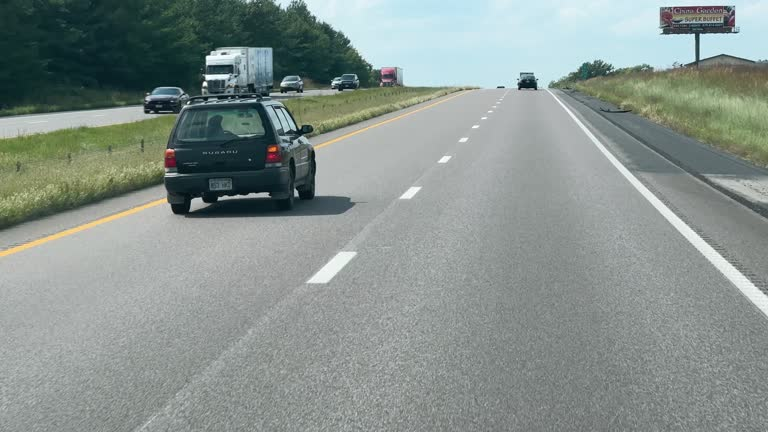
#> input picture img/lanes/lane.jpg, 768 x 432 px, found by its file name
$ jupyter execute lanes_color_masking.ipynb   (shell and % lines are left out)
#> lines starting #> are read from the running program, lines starting #| are printed output that depends on the picture; after the words box and inside, x2 and y2 are one past the last pixel; in counts of white or black regions, pixels touching at a corner belong together
# Lanes Detection

In this notebook, I am detecting white road lanes by applying color thresholding to the image, isolating the pixels that correspond to the white color.

[cell 1]
import pandas as pd
import cv2

import matplotlib.pyplot as plt
import matplotlib.image as mpimg
import numpy as np
plt.rcParams['figure.dpi'] = 200

[cell 2]
def combine_images(image1, image2, separator_width=5):
    # Get dimensions
    height, width = image1.shape[:2]

    # Create a blank image for titles and the separator
    combined_width = width * 2 + separator_width
    combined_image = np.zeros((height, combined_width, 3), dtype=np.uint8)

    # Place images with a separator
    combined_image[:, :width] = image1
    combined_image[:, width + separator_width:] = image2

    # Draw the separator
    combined_image[:, width:width + separator_width] = [255, 255, 255]  # White separator

    return combined_image

[cell 3]
def rgb_threshold_mask(image: np.ndarray, thresholds: np.ndarray = np.array([200, 200, 200])):
    # Mask pixels below the threshold
    color_thresholds = (image < thresholds).any(axis=-1)
    return color_thresholds

[cell 4]
def triangular_region_flag(image: np.ndarray, rio: dict[str, list]) -> np.ndarray:
    """
    Creates a binary mask that flags the pixels inside a triangular region
    defined by three points: 'left_bottom', 'right_bottom', and 'top' from the 'rio' dictionary.

    The function calculates the boundaries of the triangle by performing a
    linear fit for each side, then iterates over all pixels to check whether
    they are within the triangular region.

    Args:
        image (np.ndarray): Input image to create the mask for.
        rio (dict[str, list]): A dictionary containing the coordinates of
                               the three vertices of the triangle as lists.

    Returns:
        np.ndarray: A boolean array where True indicates that the pixel is
                    inside the triangular region.
    """
    ysize, xsize, _ = image.shape

    # (x=0, y=0) is in the upper left
    left_bottom, right_bottom, top = rio['left_bottom'], rio['right_bottom'], rio['top']

    # Perform a linear fit (y=Ax+B) to each of the three sides of the triangle
    # np.polyfit returns the coefficients [A, B] of the fit
    left_vector = np.polyfit((left_bottom[0], top[0]), (left_bottom[1], top[1]), 1)
    right_vector = np.polyfit((right_bottom[0], top[0]), (right_bottom[1], top[1]), 1)
    bottom_vector = np.polyfit((left_bottom[0], right_bottom[0]), (left_bottom[1], right_bottom[1]), 1)

    # Create x-coordinates
    x_coords = np.arange(0, xsize)

    # Calculate the corresponding y-coordinates for each line
    y_left = left_vector[0] * x_coords + left_vector[1]
    y_right = right_vector[0] * x_coords + right_vector[1]
    y_bottom = bottom_vector[0] * x_coords + bottom_vector[1]

    # create flag for each point
    region_flag = np.zeros((ysize, xsize), dtype=bool)
    # Create a mask for the region inside the lines
    for x in range(xsize):
        for y in range(ysize):
            region_flag[y, x] = (y > y_left[x]) and (y > y_right[x]) and (y < y_bottom[x])

    return region_flag

#  Regular Color Selection

[cell 5]
# Read in the image
image = mpimg.imread('img/lanes/lane.jpg')
#> image is the input picture: shape (432, 768, 3); mean R, G, B 135.3, 145.9, 141.9

ysize, xsize, _ = image.shape
#> ysize = 432; xsize = 768
color_select = image.copy()

color_thresholds = rgb_threshold_mask(image)
#> in rgb_threshold_mask, `color_thresholds = (image < thresholds).any(axis=-1)`:
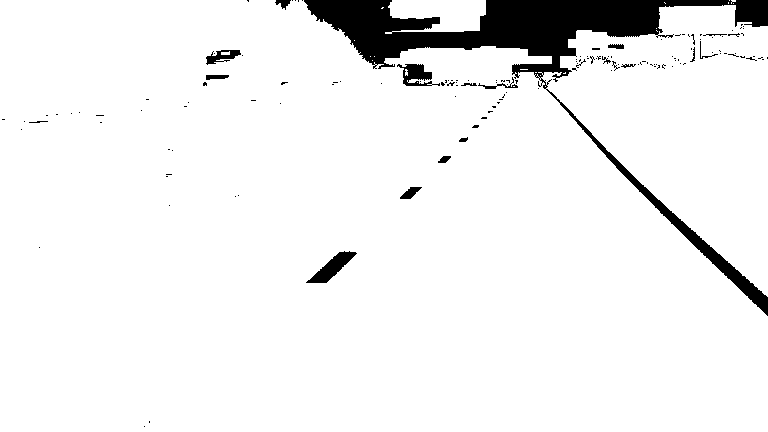
#> color_thresholds: shape (432, 768) bool; 93.9% white; 146 black regions (127 under 20 px), largest, box (x1, y1, x2, y2) and area: (304, 0, 768, 316) 17504, (306, 251, 357, 283) 622, (397, 64, 440, 86) 479

color_select[color_thresholds] = [0, 0, 0]
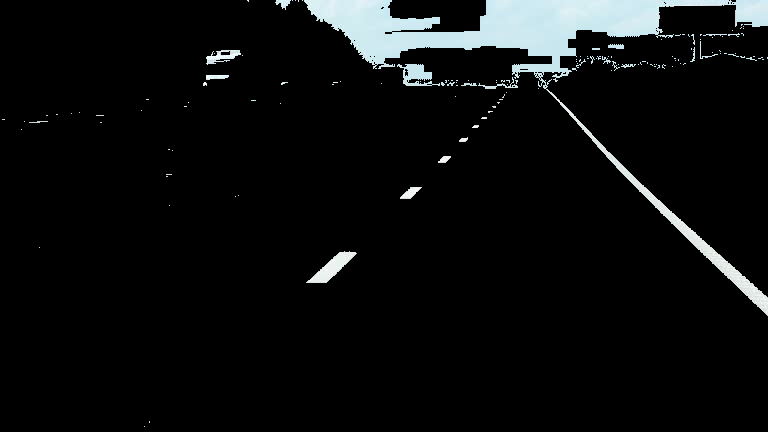
#> color_select: shape (432, 768, 3); mean R, G, B 12.8, 14.2, 14.5

combined_image = combine_images(image, color_select)
#> in combine_images, `combined_image[:, :width] = image1`:
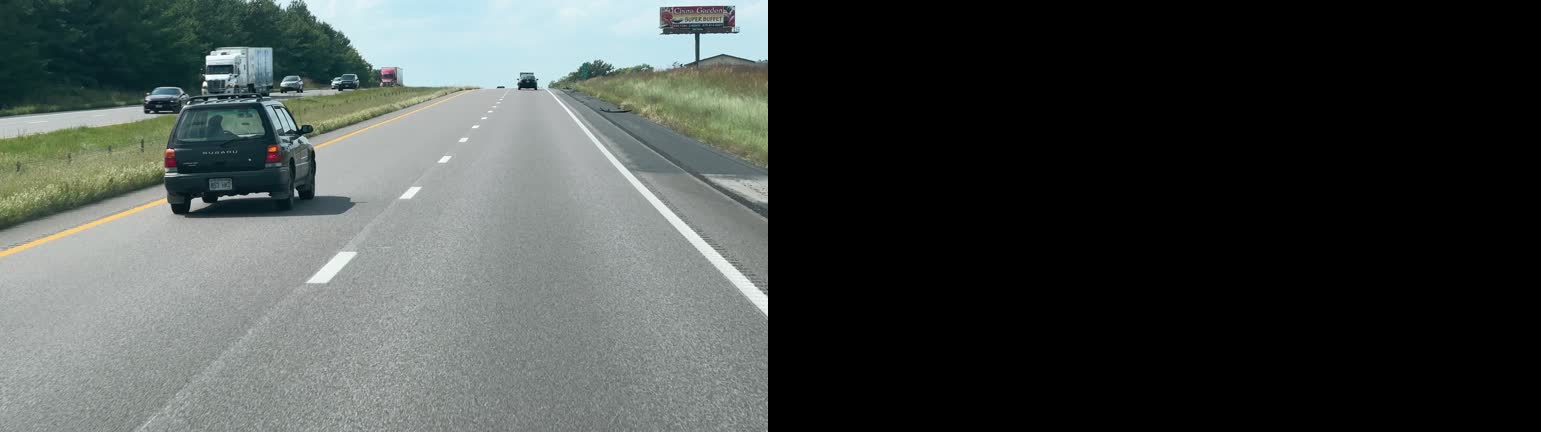
#> combined_image: shape (432, 1541, 3); mean R, G, B 67.4, 72.7, 70.7
#> in combine_images, `combined_image[:, width:width + separator_width] = [255, 255, 255]`:
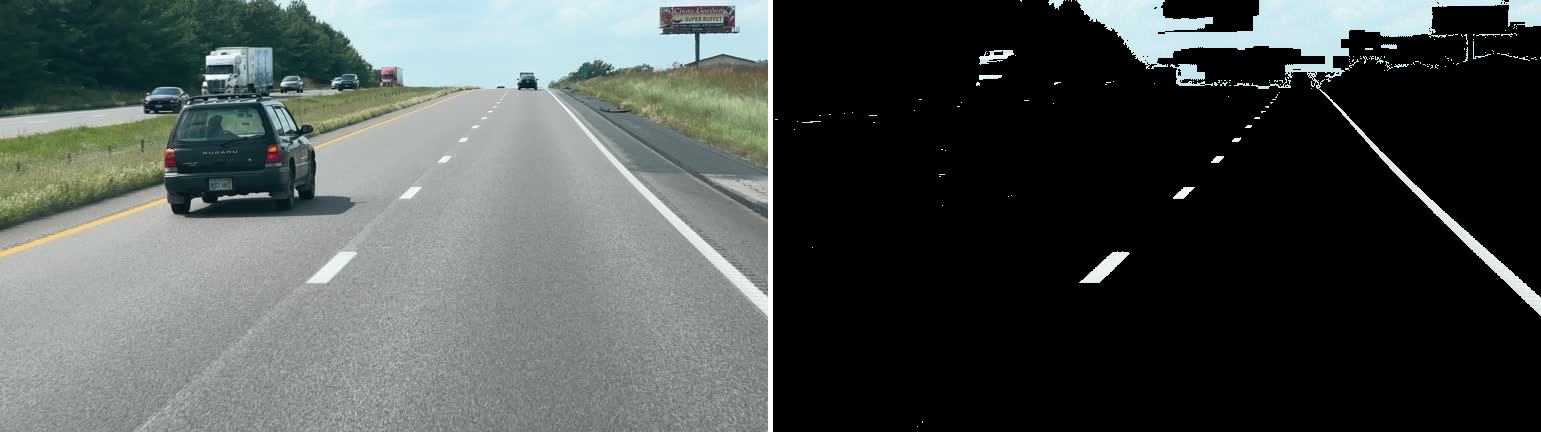
#> combined_image: shape (432, 1541, 3); mean R, G, B 74.6, 80.6, 78.8

plt.imshow(combined_image)
plt.tick_params(left = False, right = False , labelleft = False , labelbottom = False, bottom = False)
plt.show()

#  Region Masking

[cell 6]
import matplotlib.pyplot as plt
import matplotlib.image as mpimg
import numpy as np

# Read in the image
image = mpimg.imread('img/lanes/lane.jpg')

# Display the image with coordinate axes
plt.imshow(image)
plt.title("Image with Coordinates")

# Add grid lines to help with coordinate selection
plt.grid(True)

# Display the x and y axis for reference
plt.xlabel('X Coordinate (Width)')
plt.ylabel('Y Coordinate (Height)')

# Show the image with the grid and coordinate system
plt.show()

[cell 7]
roi_triangel = {
    'left_bottom': [100, 400],
    'right_bottom': [750, 400],
    'top': [500, 50]
}

[cell 8]
print(image.shape)
#| (432, 768, 3)

[cell 9]
image = mpimg.imread('img/lanes/lane.jpg')
color_select, line_image = image.copy(), image.copy()

color_thresholds = rgb_threshold_mask(image)
region_thresholds = triangular_region_flag(image, roi_triangel)
#> after the loop in triangular_region_flag, `for x in range(xsize):`:
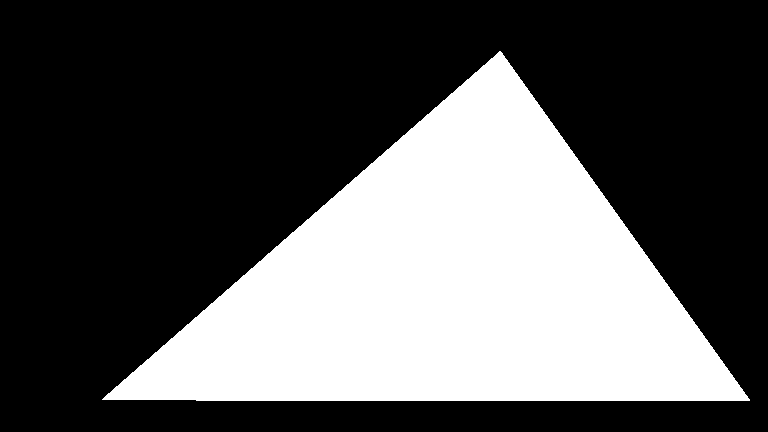
#> region_flag: shape (432, 768) bool; 34.3% white; 1 white region, box (x1, y1, x2, y2) and area: (102, 51, 750, 401) 113939

ysize, xsize, _ = image.shape

left_bottom, right_bottom, top = roi_triangel['left_bottom'], roi_triangel['right_bottom'], roi_triangel['top']

# Mask color and region selection
color_select[color_thresholds | ~region_thresholds] = [0, 0, 0]
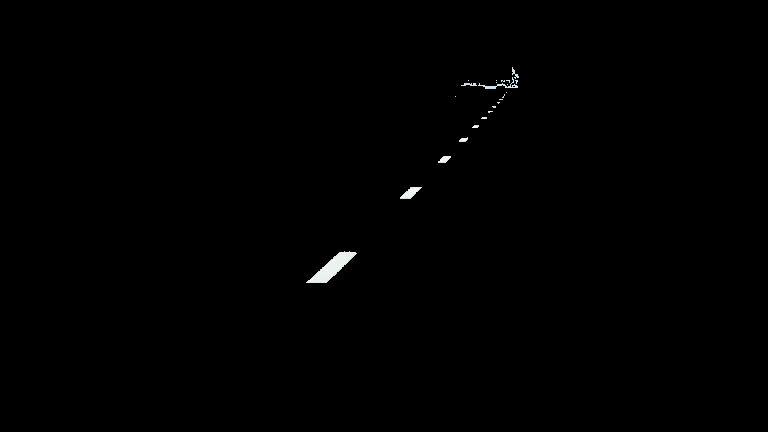
#> color_select: shape (432, 768, 3); mean R, G, B 0.8, 0.8, 0.8

# Color pixels red where both color and region selections met
line_image[~color_thresholds & region_thresholds] = [255, 255, 0]
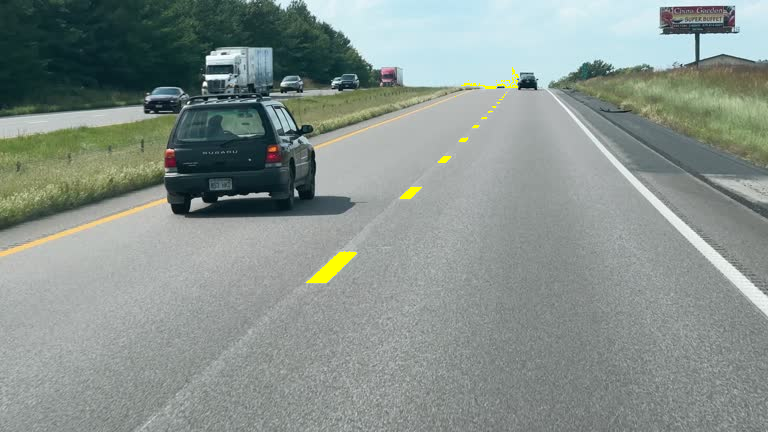
#> line_image: shape (432, 768, 3); 0.33% of pixels changed, all inside (x1, y1, x2, y2) = (306, 67, 519, 283)

# Display the image and show region and color selections
plt.imshow(image)
x = [left_bottom[0], right_bottom[0], top[0], left_bottom[0]]
y = [left_bottom[1], right_bottom[1], top[1], left_bottom[1]]
plt.plot(x, y, 'r--', lw=4)
plt.title("Region Of Interest")
plt.show()
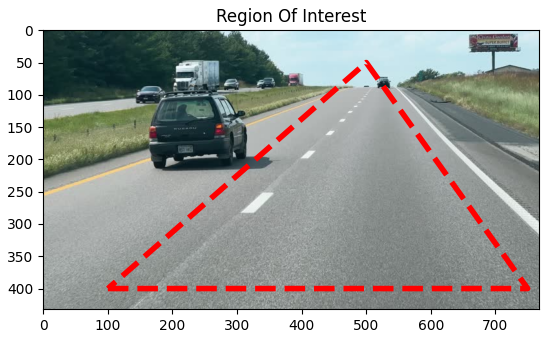
#> figure drawn by matplotlib, 1 panel
plt.imshow(color_select)
plt.title("Color Selection in the Triangular Region")
plt.show()
plt.imshow(line_image)
plt.title("Region Masked Image [Lane Lines in Green]")
plt.show()
